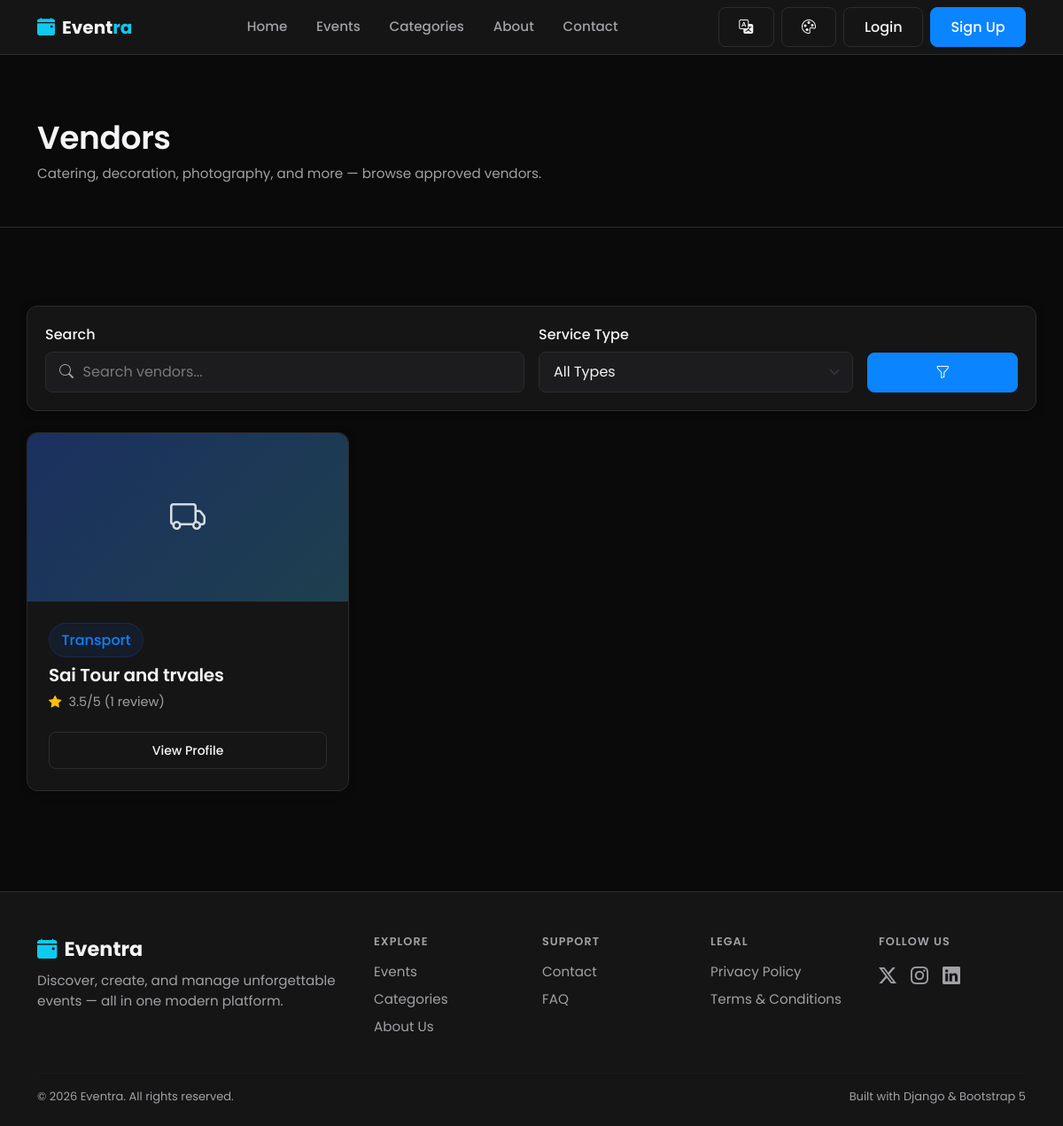
The app's page /vendors/ with its own data.
### vendors/models.py (models this page shows, shortened)
class VendorProfile(models.Model):
    SERVICE_TYPE_CHOICES = (
        ('catering', 'Catering'),
        ('decoration', 'Decoration'),
        ('photography', 'Photography & Videography'),
        ('security', 'Security'),
        ('transport', 'Transport'),
        ('sound_lighting', 'Sound & Lighting'),
        ('printing', 'Printing & Branding'),
        ('other', 'Other'),
    )
    STATUS_CHOICES = (
        ('pending', 'Pending Approval'),
        ('approved', 'Approved'),
        ('rejected', 'Rejected'),
        ('suspended', 'Suspended'),
    )
    user = models.OneToOneField(settings.AUTH_USER_MODEL, on_delete=models.CASCADE, related_name='vendor_profile')
    company_name = models.CharField(max_length=200)
    slug = models.SlugField(max_length=220, unique=True, blank=True)
    service_type = models.CharField(max_length=30, choices=SERVICE_TYPE_CHOICES, default='other')
    contact_person = models.CharField(max_length=150, blank=True)
    phone_number = models.CharField(max_length=15, blank=True)
    address = models.CharField(max_length=255, blank=True)
    description = models.TextField(blank=True)
    logo = models.ImageField(upload_to='vendor_logos/', blank=True, null=True)
    status = models.CharField(max_length=20, choices=STATUS_CHOICES, default='pending')
    reviewed_by = models.ForeignKey(
        settings.AUTH_USER_MODEL, on_delete=models.SET_NULL, null=True, blank=True,
        related_name='vendor_profiles_reviewed'
    )
    created_at = models.DateTimeField(auto_now_add=True)
    updated_at = models.DateTimeField(auto_now=True)
    class Meta:
        ordering = ['company_name']
    def get_absolute_url(self):
        return reverse('vendors:vendor_detail', kwargs={'slug': self.slug})
    @property
    def avg_service_quality(self):
        return self.ratings.aggregate(v=Avg('service_quality'))['v']
    @property
    def avg_delivery_time(self):
        return self.ratings.aggregate(v=Avg('delivery_time'))['v']
    @property
    def performance_score(self):
        quality = self.avg_service_quality
        delivery = self.avg_delivery_time
        if quality is None or delivery is None:
            return None
        return round((quality + delivery) / 2, 2)
    @property
    def rating_count(self):
        return self.ratings.count()

### vendors/views.py (the view)
# urls.py: path('', views.vendor_list, name='vendor_list'),
def vendor_list(request):
    vendors = VendorProfile.objects.all()
    can_manage = _can_manage_vendors(request.user)
    if not can_manage:
        vendors = vendors.filter(status='approved')
    query = request.GET.get('q', '').strip()
    service_type = request.GET.get('service_type', '')
    if query:
        vendors = vendors.filter(Q(company_name__icontains=query) | Q(description__icontains=query))
    if service_type:
        vendors = vendors.filter(service_type=service_type)
    paginator = Paginator(vendors, 9)
    page_obj = paginator.get_page(request.GET.get('page'))
    context = {
        'page_obj': page_obj,
        'query': query,
        'selected_service_type': service_type,
        'service_types': VendorProfile.SERVICE_TYPE_CHOICES,
        'can_manage_vendors': can_manage,
    }
    return render(request, 'vendors/vendor_list.html', context)

### currency/context_processors.py (called while the page is built)
def active_currency(request):
    return {
        'active_currency': get_active_currency(request),
        'available_currencies': Currency.objects.all(),
    }

### currency/models.py (called while the page is built)
    @classmethod
    def get_base(cls):
        return cls.objects.filter(is_base=True).first()

### currency/utils.py (called while the page is built)
def get_active_currency(request):
    code = request.session.get(SESSION_KEY)
    if code:
        currency = Currency.objects.filter(code=code).first()
        if currency:
            return currency
    base = Currency.get_base()
    if base:
        return base
    return Currency(code='INR', name='Indian Rupee', symbol='₹', rate_to_base=1, is_base=True)

### vendors/views.py (called while the page is built)
def _can_manage_vendors(user):
    return user.is_authenticated and (user.is_superuser or user.role in VENDOR_MANAGER_ROLES)

### workflow/context_processors.py (called while the page is built)
def notifications(request):
    if not getattr(request, 'user', None) or not request.user.is_authenticated:
        return {}
    user_notifications = Notification.objects.filter(user=request.user)
    return {
        'nav_notifications': user_notifications[:6],
        'nav_unread_count': user_notifications.filter(is_read=False).count(),
    }

### templates/vendors/vendor_list.html (shortened to what this page needs)
{% extends 'base.html' %}
{% block content %}
<div class="page-hero">
  <div class="container d-flex justify-content-between align-items-center flex-wrap gap-3">
    <div>
      <h1>Vendors</h1>
      <p class="text-muted-custom mb-0">Catering, decoration, photography, and more — browse approved vendors.</p>
    </div>
  </div>
</div>
<div class="container section-sm">
  <div class="glass-card filter-bar mb-4">
    <form method="get" class="row g-3 align-items-end">
      <div class="col-md-6">
        <label class="form-label">Search</label>
        <div class="input-icon-group">
          <i class="bi bi-search form-icon"></i>
          <input type="text" name="q" value="{{ query }}" class="form-control" placeholder="Search vendors...">
        </div>
      </div>
      <div class="col-md-4">
        <label class="form-label">Service Type</label>
        <select name="service_type" class="form-select">
          <option value="">All Types</option>
        </select>
      </div>
      <div class="col-md-2">
        <button type="submit" class="btn btn-primary w-100" title="Apply"><i class="bi bi-funnel"></i></button>
      </div>
    </form>
  </div>
  <div class="row g-4">
    {% for vendor in page_obj %}
    <div class="col-md-6 col-lg-4">
      <div class="glass-card event-card h-100 d-flex flex-column fade-in-up">
        {% if vendor.logo %}
          <img src="{{ vendor.logo.url }}" class="event-card-image" alt="{{ vendor.company_name }}">
        {% else %}
          <div class="event-card-placeholder"><i class="bi bi-truck"></i></div>
        {% endif %}
        <div class="event-card-body d-flex flex-column flex-grow-1">
          <span class="badge-soft mb-2 align-self-start">{{ vendor.get_service_type_display }}</span>
          <h5 class="mb-2"><a href="{{ vendor.get_absolute_url }}" class="text-reset">{{ vendor.company_name }}</a></h5>
          {% if vendor.performance_score %}
          <div class="event-meta"><i class="bi bi-star-fill text-warning"></i> {{ vendor.performance_score }}/5 ({{ vendor.rating_count }} review{{ vendor.rating_count|pluralize }})</div>
          {% else %}
          <div class="event-meta text-muted-custom"><i class="bi bi-star"></i> No ratings yet</div>
          {% endif %}
          <div class="mt-auto pt-3">
            <a href="{{ vendor.get_absolute_url }}" class="btn btn-sm btn-outline-light w-100">View Profile</a>
          </div>
        </div>
      </div>
    </div>
    {% endfor %}
  </div>
</div>
{% endblock %}

### static/css/style.css (style rules this page uses)
:root { --bg: #F7F7F8; --bg-elevated: #FFFFFF; --card: #FFFFFF; --card-hover: #F1F1F3; --input-bg: #FFFFFF; --input-bg-focus: #FFFFFF; --primary: #2563EB; --primary-hover: #1D4ED8; --secondary: #2563EB; --accent: #2563EB; --success: #16803C; --warning: #B7791F; --danger: #D92D20; --text: #111111; --text-muted: #6B6B6F; --text-faint: #8E8E93; --border: #E5E5E7; --radius: 12px; --radius-sm: 8px; --radius-lg: 16px; --shadow-soft: 0 8px 30px rgba(0, 0, 0, 0.06); --shadow-sm: 0 2px 10px rgba(0, 0, 0, 0.04); --space-1: 4px; --space-2: 8px; --space-3: 12px; --space-4: 16px; --space-5: 20px; --space-6: 24px; --space-8: 32px; --space-10: 40px; --space-12: 48px; --space-16: 64px; --fs-page-heading: 2.25rem; --fs-section-heading: 1.5rem; --fs-card-heading: 1.125rem; --fs-body: 0.95rem; --fs-secondary: 0.875rem; --fs-meta: 0.8125rem; }
* { box-sizing: border-box; }
html, body { height: 100%; }
body { background-color: var(--bg); color: var(--text); font-family: 'Poppins', -apple-system, BlinkMacSystemFont, 'Segoe UI', 'Helvetica Neue', Arial, sans-serif; min-height: 100vh; display: flex; flex-direction: column; transition: background-color 0.2s ease, color 0.2s ease; }
h1, h2, h3, h4, h5, h6 { font-weight: 600; letter-spacing: -0.01em; color: var(--text); }
h1 { font-size: var(--fs-page-heading); }
p, li { font-size: var(--fs-body); }
a { color: var(--primary); text-decoration: none; }
.text-muted-custom { color: var(--text-muted) !important; }
.section-sm { padding: 3rem 0; }
.page-hero { padding: 4.5rem 0 3rem; border-bottom: 1px solid var(--border); margin-bottom: 2.5rem; }
.page-hero h1 { font-size: 2.25rem; }
.glass-card { background: var(--card); border: 1px solid var(--border); border-radius: var(--radius); box-shadow: var(--shadow-sm); transition: transform 0.2s ease, box-shadow 0.2s ease, border-color 0.2s ease; }
.btn { border-radius: var(--radius-sm); font-weight: 500; padding: 0.6rem 1.4rem; transition: all 0.15s ease; }
.btn-primary { background: var(--primary); border: 1px solid var(--primary); box-shadow: none; }
.btn-outline-light { border-radius: var(--radius-sm); border-color: var(--border); color: var(--text); }
.badge-soft { background: rgba(37, 99, 235, 0.10); color: var(--primary); font-weight: 500; padding: 0.4em 0.85em; border-radius: 30px; border: 1px solid rgba(37, 99, 235, 0.18); }
.fade-in-up { animation: fadeInUp 0.5s ease both; }

### static/css/forms.css (style rules this page uses)
.form-control, .form-select { background-color: var(--input-bg); border: 1px solid var(--border); border-radius: var(--radius-sm); color: var(--text); padding: 0.65rem 1rem; }
.form-control::placeholder { color: var(--text-muted); opacity: .7; }
.form-label { font-weight: 500; margin-bottom: 0.4rem; color: var(--text); }
.input-icon-group { position: relative; }
.input-icon-group .form-icon { position: absolute; top: 50%; left: 1rem; transform: translateY(-50%); color: var(--text-muted); }
.input-icon-group .form-control { padding-left: 2.6rem; }

### static/css/events.css (style rules this page uses)
.event-card { overflow: hidden; }
.event-card-placeholder { height: 190px; width: 100%; border-radius: var(--radius) var(--radius) 0 0; background: linear-gradient(135deg, rgba(37, 99, 235, 0.35), rgba(56, 189, 248, 0.25)); display: flex; align-items: center; justify-content: center; font-size: 2.5rem; color: rgba(248, 250, 252, 0.85); }
.event-card-body { padding: 1.5rem; }
.event-meta { display: flex; align-items: center; gap: 0.5rem; color: var(--text-muted); font-size: 0.9rem; margin-bottom: 0.4rem; }
.event-meta i { color: var(--secondary); }
.filter-bar { padding: 1.25rem; }

### static/css/themes.css (style rules this page uses)
html[data-theme="dark"] { --bg: #0A0A0A; --bg-elevated: #151515; --card: #151515; --card-hover: #1C1C1E; --input-bg: #1C1C1E; --input-bg-focus: #202022; --primary: #0A84FF; --primary-hover: #3D9BFF; --secondary: #0A84FF; --accent: #0A84FF; --success: #30D158; --warning: #FFD60A; --danger: #FF453A; --text: #F5F5F7; --text-muted: #A1A1A6; --text-faint: #8E8E93; --border: #2C2C2E; --shadow-soft: 0 8px 30px rgba(0, 0, 0, 0.35); --shadow-sm: 0 2px 10px rgba(0, 0, 0, 0.25); }

### records on screen
VendorProfile: service_type "Transport", company_name "Sai Tour and trvales", performance_score "3.5", rating_count "1"
